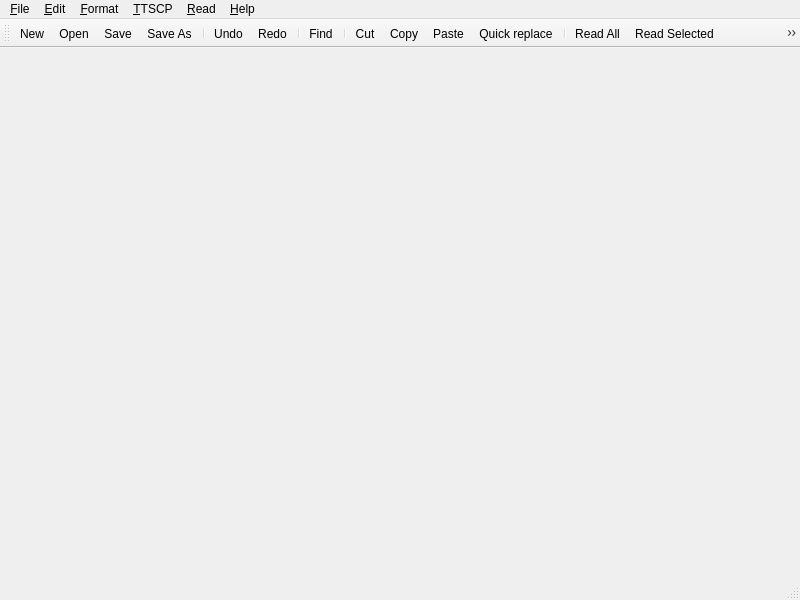
<ui version="4.0" >
 <class>MainWindow</class>
 <widget class="QMainWindow" name="MainWindow" >
  <property name="geometry" >
   <rect>
    <x>0</x>
    <y>0</y>
    <width>800</width>
    <height>600</height>
   </rect>
  </property>
  <property name="windowTitle" >
   <string>QENIX</string>
  </property>
  <widget class="QWidget" name="centralwidget" />
  <widget class="QMenuBar" name="menubar" >
   <property name="geometry" >
    <rect>
     <x>0</x>
     <y>0</y>
     <width>800</width>
     <height>19</height>
    </rect>
   </property>
   <widget class="QMenu" name="mnuFile" >
    <property name="title" >
     <string>&amp;File</string>
    </property>
    <addaction name="actNewDoc" />
    <addaction name="actOpen" />
    <addaction name="actSave" />
    <addaction name="actSaveAs" />
    <addaction name="separator" />
    <addaction name="actSwitchLD" />
    <addaction name="separator" />
    <addaction name="actExit" />
   </widget>
   <widget class="QMenu" name="mnuEdit" >
    <property name="title" >
     <string>&amp;Edit</string>
    </property>
    <addaction name="actUndo" />
    <addaction name="actRedo" />
    <addaction name="separator" />
    <addaction name="actCut" />
    <addaction name="actCopy" />
    <addaction name="actPaste" />
    <addaction name="actQuickReplace" />
    <addaction name="separator" />
    <addaction name="actFind" />
    <addaction name="actFindNext" />
   </widget>
   <widget class="QMenu" name="mnuTTSCP" >
    <property name="title" >
     <string>&amp;TTSCP</string>
    </property>
    <addaction name="actServer" />
    <addaction name="actVoice" />
   </widget>
   <widget class="QMenu" name="mnuFormat" >
    <property name="title" >
     <string>&amp;Format</string>
    </property>
    <addaction name="actFont" />
   </widget>
   <widget class="QMenu" name="mnuRead" >
    <property name="title" >
     <string>&amp;Read</string>
    </property>
    <addaction name="actReadAll" />
    <addaction name="actReadSelected" />
    <addaction name="actStopReading" />
    <addaction name="separator" />
   </widget>
   <widget class="QMenu" name="mnuHelp" >
    <property name="title" >
     <string>&amp;Help</string>
    </property>
    <addaction name="actAbout" />
    <addaction name="actAboutQt" />
   </widget>
   <addaction name="mnuFile" />
   <addaction name="mnuEdit" />
   <addaction name="mnuFormat" />
   <addaction name="mnuTTSCP" />
   <addaction name="mnuRead" />
   <addaction name="mnuHelp" />
  </widget>
  <widget class="QStatusBar" name="statusbar" />
  <widget class="QToolBar" name="toolBar" >
   <property name="windowTitle" >
    <string>toolBar</string>
   </property>
   <attribute name="toolBarArea" >
    <enum>TopToolBarArea</enum>
   </attribute>
   <attribute name="toolBarBreak" >
    <bool>false</bool>
   </attribute>
   <addaction name="actNewDoc" />
   <addaction name="actOpen" />
   <addaction name="actSave" />
   <addaction name="actSaveAs" />
   <addaction name="separator" />
   <addaction name="actUndo" />
   <addaction name="actRedo" />
   <addaction name="separator" />
   <addaction name="actFind" />
   <addaction name="separator" />
   <addaction name="actCut" />
   <addaction name="actCopy" />
   <addaction name="actPaste" />
   <addaction name="actQuickReplace" />
   <addaction name="separator" />
   <addaction name="actReadAll" />
   <addaction name="actReadSelected" />
   <addaction name="actStopReading" />
  </widget>
  <action name="actNewDoc" >
   <property name="icon" >
    <iconset resource="qenix.qrc" >:/actions/images/tango-icon.theme-0.8.1/scalable/actions/tab-new.svg</iconset>
   </property>
   <property name="text" >
    <string>&amp;New</string>
   </property>
   <property name="shortcut" >
    <string>Ctrl+N</string>
   </property>
  </action>
  <action name="actOpen" >
   <property name="icon" >
    <iconset resource="qenix.qrc" >:/actions/images/tango-icon.theme-0.8.1/scalable/actions/document-open.svg</iconset>
   </property>
   <property name="text" >
    <string>&amp;Open</string>
   </property>
  </action>
  <action name="actSave" >
   <property name="icon" >
    <iconset resource="qenix.qrc" >:/actions/images/tango-icon.theme-0.8.1/scalable/actions/document-save.svg</iconset>
   </property>
   <property name="text" >
    <string>&amp;Save</string>
   </property>
   <property name="shortcut" >
    <string>Ctrl+O</string>
   </property>
  </action>
  <action name="actSaveAs" >
   <property name="icon" >
    <iconset resource="qenix.qrc" >:/actions/images/tango-icon.theme-0.8.1/scalable/actions/document-save-as.svg</iconset>
   </property>
   <property name="text" >
    <string>Save As...</string>
   </property>
  </action>
  <action name="actSwitchLD" >
   <property name="text" >
    <string>Switch layout direction</string>
   </property>
  </action>
  <action name="actExit" >
   <property name="icon" >
    <iconset resource="qenix.qrc" >:/actions/images/tango-icon.theme-0.8.1/scalable/actions/system-log-out.svg</iconset>
   </property>
   <property name="text" >
    <string>E&amp;xit</string>
   </property>
   <property name="shortcut" >
    <string>Ctrl+Q</string>
   </property>
   <property name="shortcutContext" >
    <enum>Qt::WindowShortcut</enum>
   </property>
  </action>
  <action name="actCut" >
   <property name="icon" >
    <iconset resource="qenix.qrc" >:/actions/images/tango-icon.theme-0.8.1/scalable/actions/edit-cut.svg</iconset>
   </property>
   <property name="text" >
    <string>Cut</string>
   </property>
   <property name="shortcut" >
    <string>Ctrl+X</string>
   </property>
  </action>
  <action name="actCopy" >
   <property name="icon" >
    <iconset resource="qenix.qrc" >:/actions/images/tango-icon.theme-0.8.1/scalable/actions/edit-copy.svg</iconset>
   </property>
   <property name="text" >
    <string>Copy</string>
   </property>
   <property name="shortcut" >
    <string>Ctrl+C</string>
   </property>
  </action>
  <action name="actPaste" >
   <property name="icon" >
    <iconset resource="qenix.qrc" >:/actions/images/tango-icon.theme-0.8.1/scalable/actions/edit-paste.svg</iconset>
   </property>
   <property name="text" >
    <string>Paste</string>
   </property>
   <property name="shortcut" >
    <string>Ctrl+V</string>
   </property>
  </action>
  <action name="actQuickReplace" >
   <property name="icon" >
    <iconset resource="qenix.qrc" >:/actions/images/tango-icon.theme-0.8.1/scalable/actions/go-jump.svg</iconset>
   </property>
   <property name="text" >
    <string>Quick replace</string>
   </property>
  </action>
  <action name="actFind" >
   <property name="icon" >
    <iconset resource="qenix.qrc" >:/actions/images/tango-icon.theme-0.8.1/scalable/actions/edit-find.svg</iconset>
   </property>
   <property name="text" >
    <string>&amp;Find...</string>
   </property>
  </action>
  <action name="actFindNext" >
   <property name="text" >
    <string>Find &amp;next...</string>
   </property>
  </action>
  <action name="actServer" >
   <property name="icon" >
    <iconset resource="qenix.qrc" >:/device/images/tango-icon.theme-0.8.1/scalable/devices/network-wired.svg</iconset>
   </property>
   <property name="text" >
    <string>Server...</string>
   </property>
  </action>
  <action name="actVoice" >
   <property name="text" >
    <string>Voice...</string>
   </property>
  </action>
  <action name="actFont" >
   <property name="text" >
    <string>&amp;Font...</string>
   </property>
   <property name="shortcut" >
    <string>Ctrl+D</string>
   </property>
  </action>
  <action name="actAbout" >
   <property name="text" >
    <string>&amp;About...</string>
   </property>
  </action>
  <action name="actAboutQt" >
   <property name="text" >
    <string>&amp;About Qt...</string>
   </property>
  </action>
  <action name="actReadAll" >
   <property name="icon" >
    <iconset resource="qenix.qrc" >:/status/images/tango-icon.theme-0.8.1/scalable/status/audio-volume-high.svg</iconset>
   </property>
   <property name="text" >
    <string>Read &amp;All</string>
   </property>
   <property name="shortcut" >
    <string>F4</string>
   </property>
  </action>
  <action name="actReadSelected" >
   <property name="icon" >
    <iconset resource="qenix.qrc" >:/status/images/tango-icon.theme-0.8.1/scalable/status/audio-volume-medium.svg</iconset>
   </property>
   <property name="text" >
    <string>Read &amp;Selected</string>
   </property>
   <property name="shortcut" >
    <string>F5</string>
   </property>
  </action>
  <action name="actStopReading" >
   <property name="icon" >
    <iconset resource="qenix.qrc" >:/status/images/tango-icon.theme-0.8.1/scalable/status/audio-volume-muted.svg</iconset>
   </property>
   <property name="text" >
    <string>&amp;Stop reading</string>
   </property>
   <property name="shortcut" >
    <string>F6</string>
   </property>
  </action>
  <action name="actUndo" >
   <property name="icon" >
    <iconset resource="qenix.qrc" >:/actions/images/tango-icon.theme-0.8.1/scalable/actions/edit-undo.svg</iconset>
   </property>
   <property name="text" >
    <string>&amp;Undo</string>
   </property>
   <property name="shortcut" >
    <string>Ctrl+Z</string>
   </property>
  </action>
  <action name="actRedo" >
   <property name="icon" >
    <iconset resource="qenix.qrc" >:/actions/images/tango-icon.theme-0.8.1/scalable/actions/edit-redo.svg</iconset>
   </property>
   <property name="text" >
    <string>&amp;Redo</string>
   </property>
   <property name="shortcut" >
    <string>Ctrl+Shift+Z</string>
   </property>
  </action>
 </widget>
 <resources>
  <include location="qenix.qrc" />
 </resources>
 <connections/>
</ui>
